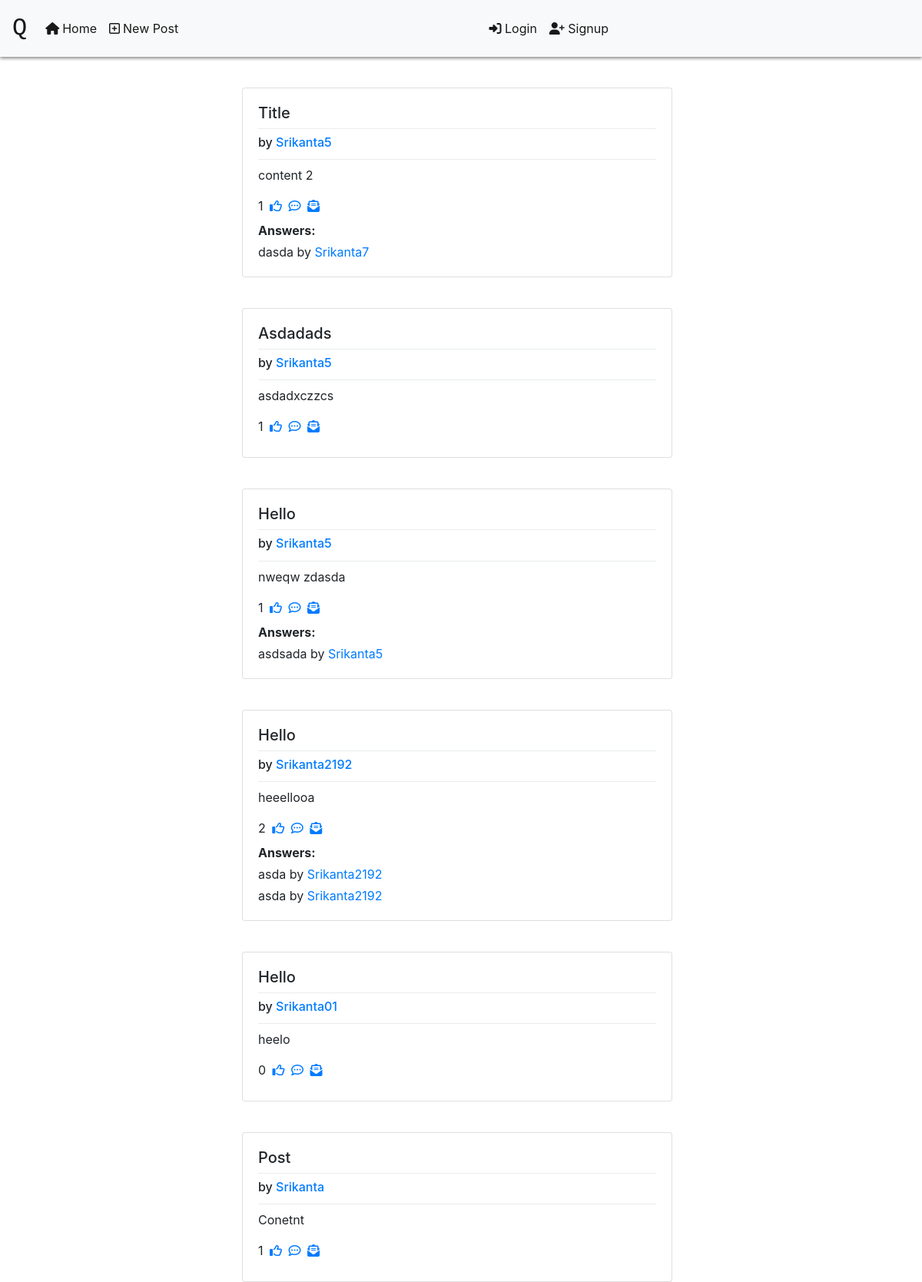
The page /quora/ on the database its author committed.
### quora/models.py (models this page shows)
class Post(models.Model):
    user = models.ForeignKey(User, on_delete=models.CASCADE, default=DEFAULT_USER_ID)
    title = models.CharField(max_length=200, default="Post")
    content = models.TextField(max_length=400, default="Conetnt")
    created_at = models.DateTimeField('date post created', default=timezone.now())

class Comment(models.Model):
    content = models.TextField(max_length=1000, default="")
    by = models.ForeignKey(User, on_delete=models.CASCADE, default=DEFAULT_USER_ID)
    post = models.ForeignKey(Post, on_delete=models.CASCADE, default=DEFAULT_POST_ID)

### quora/views.py (the view)
class IndexView(generic.View):
    def get(self, request):
        latest_post_list = Post.objects.all().order_by('-created_at')[:20]
        user = get_user(request)
        template = 'quora/index.html'
        context = IndexView().get_api_helper(user=user)
        return render(request, template, context)
    def get_api_helper(self, user):
        latest_post_list = Post.objects.all().order_by('-created_at')[:20]
        try:
            for p in latest_post_list:
                p.likes = Like.objects.filter(post_id=p.id).count()
                p.comment = Comment.objects.filter(post_id=p.id)
                if user is not None:
                    p.liked_by_session_user = Like.objects.filter(
                        by_id=user.id, post_id=p.id).count()
            if user is not None:
                return {'latest_post_list': latest_post_list,
                            'username': user.username}
            else:
                return {'latest_post_list': latest_post_list,
                            'username': None}
        except Http404:
            return {'latest_post_list': latest_post_list,
                    'username': None}

### quora/templates/quora/index.html (shortened to what this page needs)
{% load static %}
<!DOCTYPE html>
<html lang="en">
<head>
    <link rel="stylesheet" href="{% static 'quora/style.css' %}">
    <link rel="stylesheet" href="https://stackpath.bootstrapcdn.com/bootstrap/4.3.1/css/bootstrap.min.css"
>
</head>
<body class="body_class" >
    <nav class="navbar navbar-expand-lg navbar-light bg-light nav_details pl-12">
        <a class="navbar-brand q_anchor" href="{% url 'quora:index'%}">Q</a>
        <div class="collapse navbar-collapse" id="navbarSupportedContent">
            <ul class="navbar-nav mr-auto">
                <li class="nav-item active">
                    <a class="nav-link" href="{% url 'quora:index' %}"><i class="fas fa-home mr-1"></i>Home </a>
                </li>
                <li class="nav-item">
                    <a class="nav-link active" href="{% url 'quora:createPostPage' %}"><i
                            class="far fa-plus-square mr-1">
                        </i>New Post</i></a>
                </li>
            </ul>
            <ul class="nav navbar-nav navbar-right login_details">
                {% if username %}
                <li class="nav-item dropdown active">
                    <a class="nav-link dropdown-toggle" href="#" id="navbarDropdown" role="button"
                        data-toggle="dropdown" aria-haspopup="true" aria-expanded="false">
                        <i class="fas fa-user"></i> {{username|title}}
                    </a>
                    <div class="dropdown-menu" aria-labelledby="navbarDropdown">
                        <a class="dropdown-item" href="{% url 'quora:userLogout' %}">logout</a>
                        <a class="dropdown-item" href="{% url 'quora:changePasswordPage' %}">Change Password</a>
                    </div>
                </li>
                {% else %}
                <li class="nav-item">
                    <a class="nav-link active" href="{% url 'quora:loginpage' %}"><i class="fas fa-sign-in-alt"></i>
                        Login</a>
                </li>
                <li class="nav-item">
                    <a class="nav-link active" href="{% url 'quora:signup' %}"><i class="fas fa-user-plus"></i>
                        Signup</a>
                </li>
                {% endif %}
            </ul>
        </div>
    </nav>
    <div class="container-fluid">
        <div class="row pl-10">
            <div class="col-sm-3 pt-1">
            </div>
            <div class="col-sm-8">
                {% block content %}
                {% if latest_post_list %}
                {% for p in latest_post_list %}
                <div class="card card_things">
                    <div class="card-body">
                        <div class="card-title">
                            <h5>{{p.title|title}}</h5>
                            <div class="dropdown-divider"></div>
                            <h6>by <a href="{% url 'quora:userPosts' p.user.username %}">{{p.user.username|title}}</a></h6>
                        </div>
                        <div class="dropdown-divider"></div>
                        <div class="card-text">
                            <div class="col-sm-12 pl-0">
                                <p>{{p.content}}</p>
                            </div>
                            <div class="col-sm-12 pl-0">
                                {{p.likes}}
                                {% if p.liked_by_session_user %}
                                <a href="{% url 'quora:like' p.id %}"><i class="fas fa-thumbs-up"></i></a>
                                {% else %}
                                <a class="ml-1" href="{% url 'quora:like' p.id %}"><i
                                        class="far fa-thumbs-up"></i></a>
                                {% endif %}
                                <a class="ml-1" href="{% url 'quora:commentPage' p.id%}"><i
                                        class="far fa-comment-dots"></i></a>
                                <a class="ml-1" href="{% url 'quora:viewPost' p.id %}"><i
                                        class="fas fa-envelope-open-text"></i></a>
                            </div>
                            <div class="col-sm-12 pl-0 mt-2">
                                {%if p.comment%}
                                <b>Answers:</b>
                                {%for c in p.comment%}
                                <div class="mt-1">
                                    <span>{{c.content}}</span>
                                    by <a href="{% url 'quora:userPosts' c.by.username %}">
                                        {{c.by.username|title}}</a>
                                </div>
                                {%endfor%}
                                {%endif%}
                            </div>
                        </div>
                    </div>
                </div>
                {% endfor %} {% endif %}
                {%endblock%}
            </div>
        </div>
    </div>
</body>
</html>

### quora/static/quora/style.css (style rules this page uses)
.body_class { background: #ffffff }
.card_things { width: 35rem; margin-top:2.5rem; }
.q_anchor { font-family:monospace; font-size:2rem !important; }
.login_details { padding-right: 24rem; }
.nav_details { box-shadow: 0 2px 4px #888888; }

### rows shown on the page
Post: title "Title", user.username "Srikanta5", content "content 2", likes "1"
Comment: content "dasda", by.username "Srikanta7"
Post: title "Asdadads", user.username "Srikanta5", content "asdadxczzcs", likes "1"
Post: title "Hello", user.username "Srikanta5", content "nweqw zdasda", likes "1"
Comment: content "asdsada", by.username "Srikanta5"
Post: title "Hello", user.username "Srikanta2192", content "heeellooa", likes "2"
Comment: content "asda", by.username "Srikanta2192"
Comment: content "asda", by.username "Srikanta2192"
Post: title "Hello", user.username "Srikanta01", content "heelo", likes "0"
Post: title "Post", user.username "Srikanta", content "Conetnt", likes "1"
